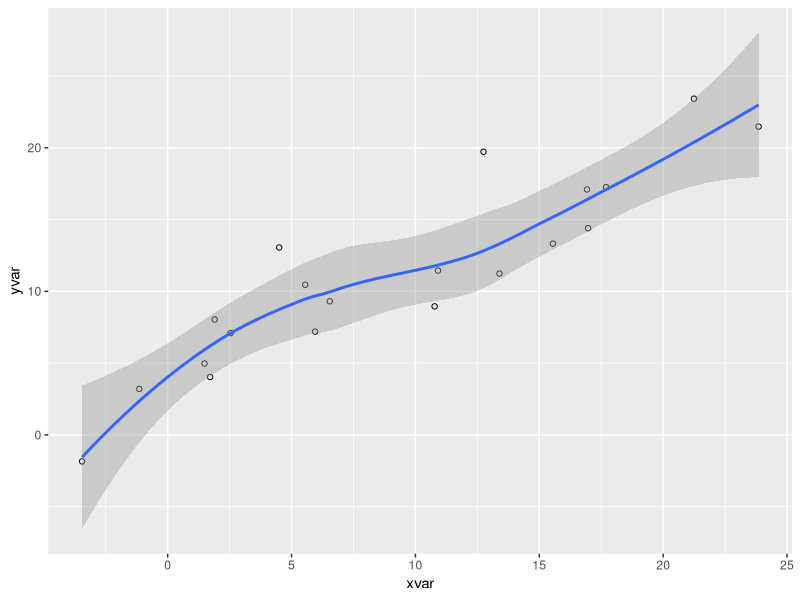

The R source for this figure:
## ---- chunk 1
knitr::opts_chunk$set(echo = TRUE, message = FALSE, warning=FALSE)
## ---- chunk 2
#| fold: true

library(ggplot2)
dat <- data.frame(cond = rep(c("A", "B"), each=10),
                  xvar = 1:20 + rnorm(20,sd=3),
                  yvar = 1:20 + rnorm(20,sd=3))

ggplot(dat, aes(x=xvar, y=yvar)) +
    geom_point(shape=1) + 
    geom_smooth() 
